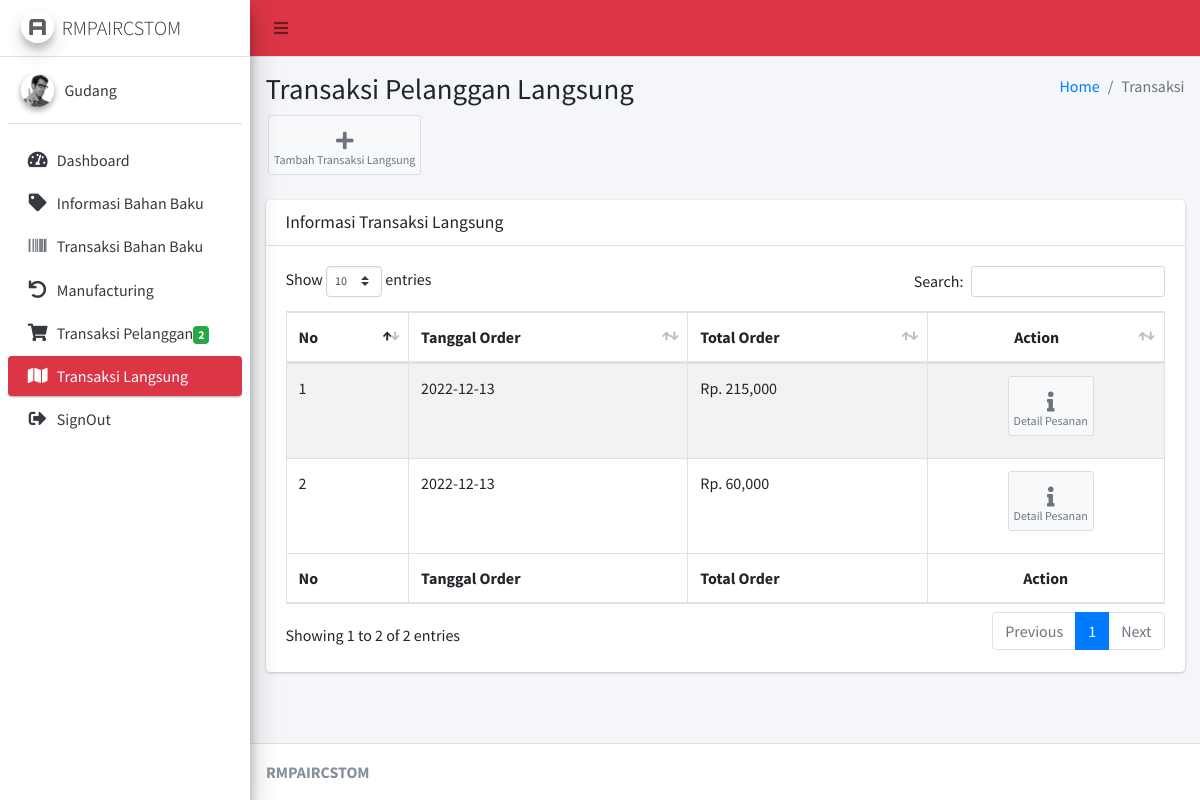
Screenshot of /Gudang/cTransaksiLangsung (signed in) with the database file from the repository.
### tables this page shows
CREATE TABLE `transaksi_cust` (
  `id_transaksi` int(11) NOT NULL,
  `id_konsumen` int(11) NOT NULL,
  `tgl_order` varchar(15) NOT NULL,
  `status_order` int(11) NOT NULL,
  `total_order` varchar(15) NOT NULL,
  `bukti_payment` text NOT NULL,
  `type_transaksi` int(11) NOT NULL DEFAULT 1
);

### application/controllers/Gudang/cTransaksiLangsung.php (called while the page is built, shortened)
<?php
class cTransaksiLangsung extends CI_Controller
{
    public function __construct()
    {
        $this->load->model('mTransaksiKons');
        $this->load->model('mKatalog');
    }
    public function index()
    {
        $data = array(
            'transaksi' => $this->mTransaksiKons->transaksi_langsung()
        );
        $this->load->view('Gudang/Layout/head');
        $this->load->view('Gudang/Layout/aside');
        $this->load->view('Gudang/vTransaksiLangsung', $data);
        $this->load->view('Gudang/Layout/footer');
    }
}

### index.php (called while the page is built, shortened)
<?php
require_once BASEPATH.'core/CodeIgniter.php';

### application/models/mTransaksiKons.php (called while the page is built, shortened)
<?php
class mTransaksiKons extends CI_Model
{
    public function transaksi_langsung()
    {
        $this->db->select('*');
        $this->db->from('transaksi_cust');
        $this->db->where('type_transaksi=2');
        return $this->db->get()->result();
    }
}

### application/views/Gudang/vTransaksiLangsung.php (the view, shortened to what this page needs)
<div class="content-wrapper">
    <section class="content-header">
        <div class="container-fluid">
            <div class="row mb-2">
                <div class="col-sm-6">
                    <h1>Transaksi Pelanggan Langsung</h1>
                </div>
                <div class="col-sm-6">
                    <ol class="breadcrumb float-sm-right">
                        <li class="breadcrumb-item"><a href="#">Home</a></li>
                        <li class="breadcrumb-item active">Transaksi</li>
                    </ol>
                </div>
            </div>
        </div>
        <a href="<?= base_url('Gudang/cTransaksiLangsung/createtran') ?>" class="btn btn-app" type="button">
            <i class="fas fa-plus"></i> Tambah Transaksi Langsung
        </a>
    </section>
    <section class="content">
        <div class="container-fluid">
            <div class="row">
                <div class="col-12">
                    <div class="card">
                        <div class="card-header">
                            <h3 class="card-title">Informasi Transaksi Langsung</h3>
                        </div>
                        <div class="card-body">
                            <table id="example1" class="table table-bordered table-striped">
                                <thead>
                                    <tr>
                                        <th>No</th>
                                        <th>Tanggal Order</th>
                                        <th>Total Order</th>
                                        <th class="text-center">Action</th>
                                    </tr>
                                </thead>
                                <tbody>
                                    <?php
                                    $no = 1;
                                    foreach ($transaksi as $key => $value) {
                                    ?>
                                        <tr>
                                            <td><?= $no++ ?></td>
                                            <td><?= $value->tgl_order ?></td>
                                            <td>Rp. <?= number_format($value->total_order)  ?></td>
                                            <td class="text-center"> <a href="<?= base_url('Gudang/cTransaksiLangsung/detail_transaksi/' . $value->id_transaksi) ?>" class="btn btn-app">
                                                    <i class="fas fa-info"></i> Detail Pesanan
                                                </a> </td>
                                        </tr>
                                    <?php
                                    }
                                    ?>
                                </tbody>
                                <tfoot>
                                    <tr>
                                        <th>No</th>
                                        <th>Tanggal Order</th>
                                        <th>Total Order</th>
                                        <th class="text-center">Action</th>
                                    </tr>
                                </tfoot>
                            </table>
                        </div>
                    </div>
                </div>
            </div>
        </div>
    </section>
</div>

### rows the page displays
transaksi_cust: tgl_order "2022-12-13", total_order "215,000"
transaksi_cust: tgl_order "2022-12-13", total_order "60,000"

### other values shown
$query->jml "2"
